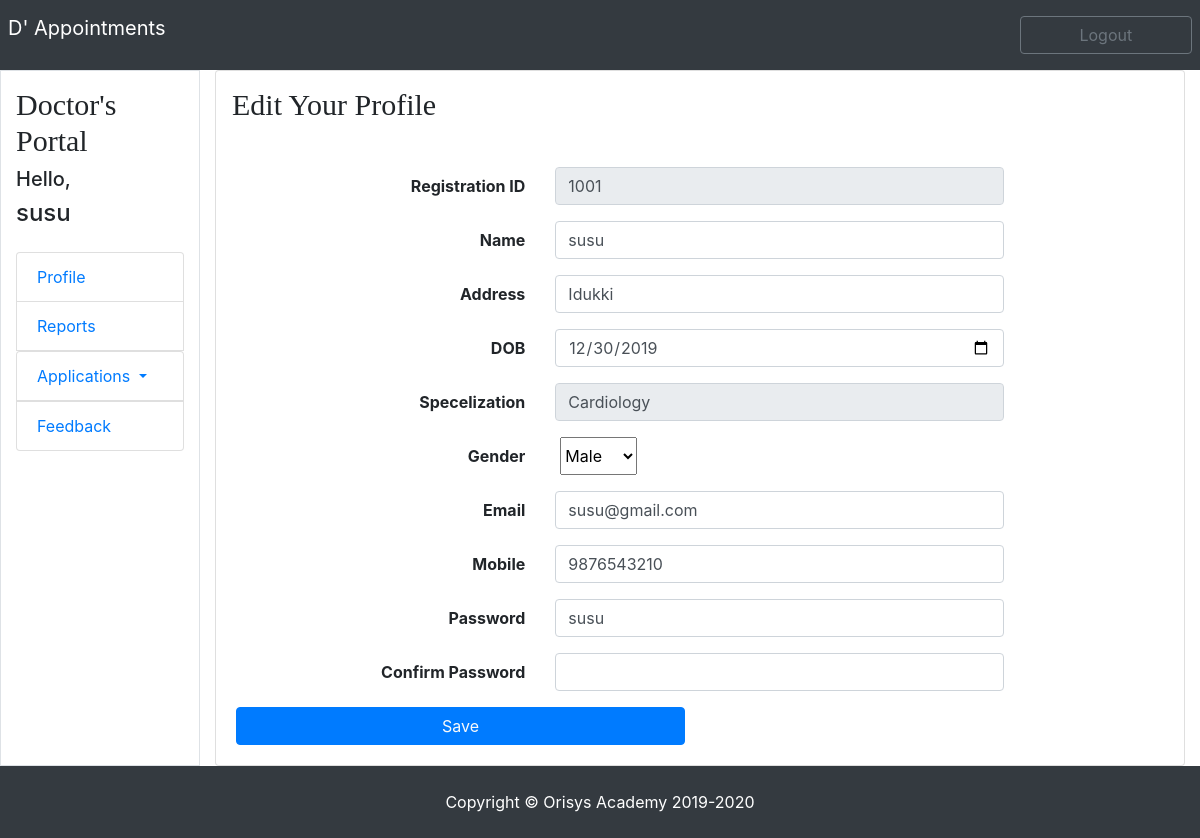
Page /appointment/doctor_profile_edit.php (signed in) on the committed database.
### tables this page shows
CREATE TABLE `doctors` (
  `did` int(11) NOT NULL,
  `d_regid` varchar(50) NOT NULL,
  `dname` varchar(50) NOT NULL,
  `daddress` varchar(500) NOT NULL,
  `dgender` varchar(10) NOT NULL,
  `dspecs` varchar(50) NOT NULL,
  `ddob` date NOT NULL,
  `demail` varchar(50) NOT NULL,
  `dmobile` bigint(20) NOT NULL,
  `dpassword` varchar(50) NOT NULL,
  `dstatus` varchar(10) NOT NULL DEFAULT 'pending'
);

### appointment/doctor_profile_edit.php (the view, shortened to what this page needs)
<?php
include('doctor_header.php');
include('php_connection.php');
$var = $_SESSION['email'];
$sql = "select * from doctors where demail='".$var."'";
$result = mysqli_query($conn,$sql);
if($row = mysqli_fetch_assoc($result))
{
?>
<section>
	<div class="cotainer">
        <div class="row justify-content-center">
            <div class="col-md-12">
                    <div class="card">
                        <h3 class="p-3 fontcol">Edit Your Profile</h3>
                        <div class="card-body">
                            <form name="my-form" onsubmit="return validform()" action="php_doctor_profile_update.php" method="post">
                                <div class="form-group row">
                                    <label class="col-md-4 col-form-label text-md-right font-weight-bolder">Registration ID</label>
                                    <div class="col-md-6 ">
                                    <input type="text" id="full_name" class="form-control box-bg " name="rid" value="<?php echo $row['d_regid']; ?>" readonly>
                                    </div>
                                </div>
                                <div class="form-group row">
                                    <label class="col-md-4 col-form-label text-md-right font-weight-bolder">Name</label>
                                    <div class="col-md-6">
                                        <input type="text" id="email_address" class="form-control box-bg" name="name" value="<?php echo $row['dname']; ?>">
                                    </div>
                                </div>
								<div class="form-group row">
                                    <label class="col-md-4 col-form-label text-md-right font-weight-bolder">Address</label>
                                    <div class="col-md-6">
                                        <input type="text"  class="form-control box-bg" name="address" value="<?php echo $row['daddress']; ?>">
                                    </div>
                                </div>
                                <div class="form-group row">
                                    <label class="col-md-4 col-form-label text-md-right font-weight-bolder">DOB</label>
                                    <div class="col-md-6">
                                        <input type="date"  class="form-control box-bg" name="dob" value="<?php echo $row['ddob']; ?>">
                                    </div>
                                </div>
								 <div class="form-group row">
                                    <label class="col-md-4 col-form-label text-md-right font-weight-bolder">Specelization</label>
                                    <div class="col-md-6">
                                        <input type="text"  name="specs" class="form-control box-bg" value="<?php echo $row['dspecs']; ?>" readonly>
                                    </div>
                                </div>
								<div class="form-group row">
                                    <label class="col-md-4 col-form-label text-md-right font-weight-bolder">Gender</label>
                                    <div class="col-md-6 d-flex form-check">
									<select name="gender">
										<option selected value="<?php echo $row['dgender']; ?>"><?php echo $row['dgender']; ?></option>
									</select>
                                    </div>
                                </div>
								 <div class="form-group row">
                                    <label class="col-md-4 col-form-label text-md-right font-weight-bolder">Email</label>
                                    <div class="col-md-6">
                                        <input type="text"  name="email" class="form-control box-bg" value="<?php echo $row['demail']; ?>">
                                    </div>
                                </div>
                                <div class="form-group row">
                                    <label class="col-md-4 col-form-label text-md-right font-weight-bolder">Mobile</label>
                                    <div class="col-md-6">
                                        <input type="text"  class="form-control box-bg" name="mobile" value="<?php echo $row['dmobile']; ?>" >
                                    </div>
                                </div>
								<div class="form-group row">
                                    <label class="col-md-4 col-form-label text-md-right font-weight-bolder">Password</label>
                                    <div class="col-md-6">
                                        <input type="text" class="form-control box-bg" value="<?php echo $row['dpassword']; ?>" name="password">
                                    </div>
                                </div>
								<div class="form-group row">
                                    <label class="col-md-4 col-form-label text-md-right font-weight-bolder">Confirm Password</label>
                                    <div class="col-md-6">
                                        <input type="text" class="form-control box-bg" >
                                    </div>
                                </div>
								<div class="row">
                                    <div class="col-md-6 text-right">
                                        <button type="submit" class="btn btn-primary" name="submit" onclick="say()">
                                        <a class="text-light text-decoration-none">Save</a>
                                        </button>
                                    </div>
                                </div>
								</div>
                        </div>
                    </div>
            </div>
        </div>
    </div>
    <?php
						}
						?>
				</div>
			</section>
    <?php include('doctor_footer.php'); ?>

### appointment/doctor_header.php (shortened to what this page needs)
<!DOCTYPE html>
<html lang="en">
<head>
   <link href="css/bootstrap.min.css" rel="stylesheet">
  <link href="css/style.css" rel="stylesheet">
</head>
<body>
<section class="navbar-nav navbar-dark bg-dark">
            <div class="container-fluid p-2">
                <div class="row">
                    <div class="col-10">
                        <a class="navbar-brand" href="doctor_home.php">D' Appointments</a>
                    </div>
                    <div class="col-2 align-items-right">
                    <a href="php_logout.php"><button class="btn btn-outline-secondary my-2" type="submit">Logout</button></a>
                    </div>
                </div>
            </div>
        </section>
<section class="">
            <div class="container-fluid ">
                <div class="row ">
                    <div class="col-2 border align-items-right">
                        <div class="mt-3 mb">
                        <h5 class="fontcol">Doctor's Portal</h5>
                        <h5>Hello,</h5><h4><?php
                        include('php_connection.php');
                        $var = $_SESSION['email'];
                        $sql = "select * from doctors where demail='".$var."'";
                        $result = mysqli_query($conn,$sql);
                        if($row = mysqli_fetch_assoc($result))
                        {
                        echo $_SESSION['dname'] = $row['dname'];
                        }
                        ?>
                        </h4>
                            <ul class="list-group">
                                <li class="list-group-item mt-3"><a href="doctor_profile.php">Profile</a></li>
                                <li class="list-group-item"><a href="doctor_patient_report.php">Reports</a></li>
                                <li class="list-group nav-item dropdown">
                                    <a class="list-group-item nav-link dropdown-toggle" href="admin_new_application.php" id="" role="" data-toggle="dropdown" aria-haspopup="true" aria-expanded="false">
                                        Applications
                                    </a>
                                </li>
                                <li class="list-group-item mb-5"><a href="">Feedback</a>
                                  </li>
                            </ul>
                        </div>
                    </div>
                    <div class="col-10">

### appointment/css/style.css (style rules this page uses)
.form-style input,button { width: 100%; }
.fontcol { font-family:fantasy; font-size: 30px; }
.box-bg { outline:none; }
.mb { margin-bottom: 236px;; }

### rows in the picture
doctors: dname "susu", rid "1001", name "susu", address "Idukki", dob "12/30/2019", specs "Cardiology", gender "Male", email "susu@gmail.com", mobile "9876543210", password "susu"
